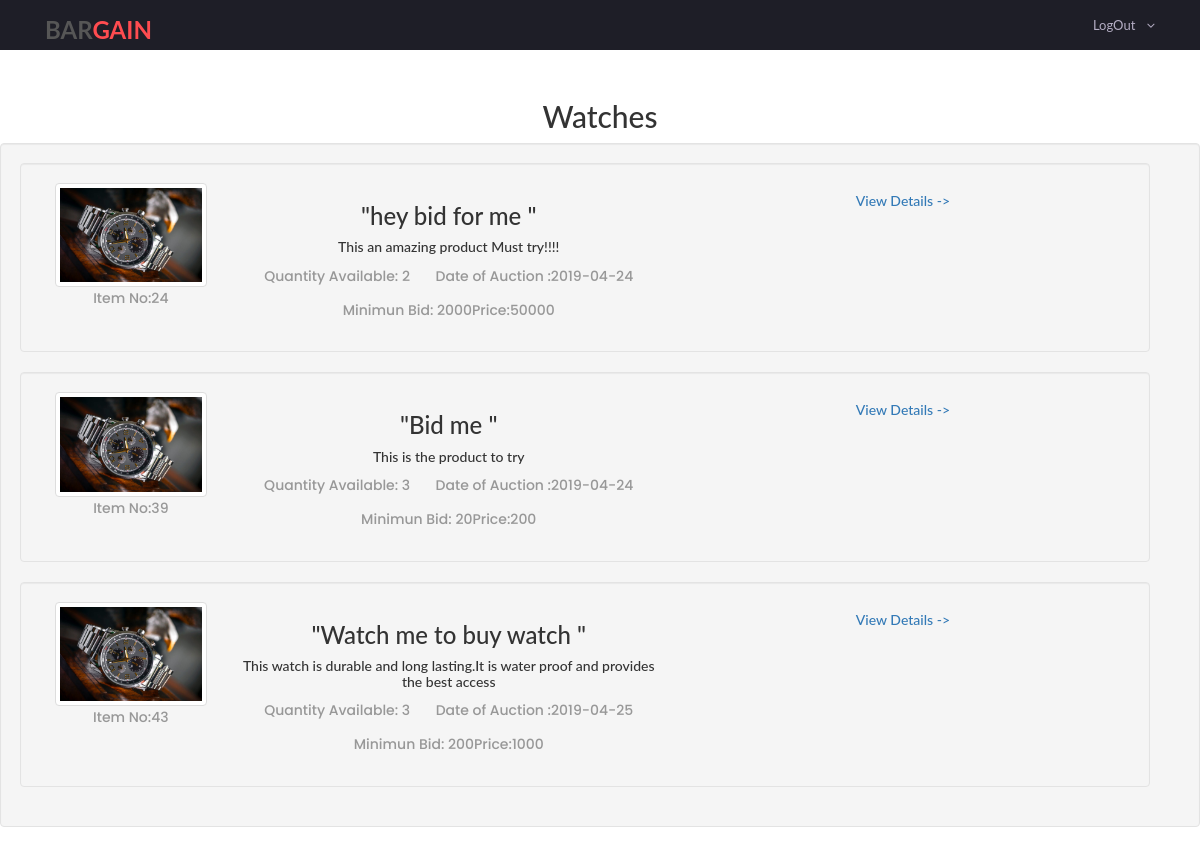
The app's page /category.php with its own data.
### tables this page shows
CREATE TABLE `additem` (
  `id` int(20) NOT NULL,
  `username` varchar(50) NOT NULL,
  `firstname` varchar(200) NOT NULL,
  `lastname` varchar(200) NOT NULL,
  `description` varchar(500) NOT NULL,
  `tagline` varchar(500) NOT NULL,
  `numberofquantity` varchar(20) NOT NULL,
  `dateofauction` date NOT NULL,
  `minbid` varchar(500) NOT NULL,
  `price` varchar(500) NOT NULL,
  `category` varchar(100) NOT NULL,
  `image1` mediumblob NOT NULL,
  `imagetxt1` mediumblob NOT NULL,
  `image2` mediumblob NOT NULL,
  `imagetxt2` mediumblob NOT NULL,
  `image3` mediumblob NOT NULL,
  `imagetxt3` mediumblob NOT NULL,
  `image4` mediumblob NOT NULL,
  `imagetxt4` mediumblob NOT NULL
);

### functions.php (called while the page is built, shortened)
<?php
class db_function
{
	public function __construct()
	{
		$this->dbname=mysqli_connect(dbhost,dbusername,dbpassword,dbname);
	}
	public function get_all_watches()
	{
		$query = "SELECT * FROM additem WHERE category='watches'";
		$result = mysqli_query($this->dbname,$query);
		$num_rows = mysqli_num_rows($result);
		if($num_rows>0) {
			while($row=@mysqli_fetch_assoc($result))
			{$data[]=$row;}
		return $data;
		}
	}
}
?>

### category.php (the view, shortened to what this page needs)
<?php
include("functions.php");
$db = new db_function();
$get_all_watches= $db->get_all_watches();
?>
<html>
<head>
<link rel="stylesheet" type="text/css" href="styles/bootstrap4/bootstrap.min.css">
<link href="plugins/font-awesome-4.7.0/css/font-awesome.min.css" rel="stylesheet" type="text/css">
<link rel="stylesheet" type="text/css" href="styles/main_styles.css">
<link rel="stylesheet" type="text/css" href="styles/responsive.css">
<link href="//netdna.bootstrapcdn.com/bootstrap/3.0.3/css/bootstrap.min.css" rel="stylesheet" id="bootstrap-css">
<link rel="stylesheet" href="https://maxcdn.bootstrapcdn.com/bootstrap/3.3.7/css/bootstrap.min.css">
<link href="//maxcdn.bootstrapcdn.com/bootstrap/3.3.0/css/bootstrap.min.css" rel="stylesheet" id="bootstrap-css">
<link href="styles/left.css" rel="stylesheet" type="text/css">
<link href="styles/img.css" rel="stylesheet" type="text/css">
<link href="gallery.css" rel="stylesheet" type="text/css">
<script src="https://maxcdn.bootstrapcdn.com/bootstrap/3.3.7/js/bootstrap.min.js"></script></head>
</head>
<body>
<div class="super_container">
	<header class="header trans_300">
		<div class="top_nav">
			<div class="container">
				<div class="row">
					<div class="col-md-6">
						<div class="logo_container">
							<a href="#">Bar<span>gain</span></a>
						</div>
					</div>
					<div class="col-md-6 text-right">
						<div class="top_nav_right">
							<ul class="top_nav_menu">
							    <li class="account">
									<a href="index.php">
										LogOut
										<i class="fa fa-angle-down"></i>
									</a>
								</li>
							</ul>
						</div>
					</div>
				</div>
			</div>
		</div>
	</header>
	<br>
	<br><br><br>
	<center><h2>Watches</h2></center>
	<div class="container well col-md-12">
		  <div class="row col-md-12">
					<center>
						<?php
						foreach($get_all_watches as $row)
						{
							$numberofquantity = $row["numberofquantity"];
							$id=$row["id"];
							$tagline=$row["tagline"];
							$description=$row["description"];
							$date =$row["dateofauction"];
							$minbid=$row["minbid"];
							$price=$row["price"];
						?>
						<div class="container well col-md-12">
							  <div class="col-md-2">
							  <img src="images/1.jpg" class="img-thumbnail" ></img>
							  <p>Item No:<?php echo $id ?></p>
							  </div>
							  <div class="col-md-5">
							  <h3>"<?php echo $tagline ?> "</h3>
							  <h5><?php echo $description ?></h5>
							  <p>Quantity Available:  <?php echo $numberofquantity?> &nbsp &nbsp &nbsp Date of Auction :<?php echo $date?> </p>
							  <p>Minimun Bid: <?php echo $minbid ?>Price:<?php echo $price ?> </p>
							  </div>
							  <div class="col-md-5">
							  <?php echo '<h5><a href="products.php?uid='.$id.'">View Details -></a></h5>';?>
							  </div>
						</div>
						<?php
						}?>
						</center>
					</div>
	</div>
</body>
</html>

### styles/main_styles.css (style rules this page uses)
* { margin: 0; padding: 0; }
body { font-family: 'Poppins', sans-serif; font-size: 14px; line-height: 23px; font-weight: 400; background: #FFFFFF; color: #1e1e27; }
div { display: block; position: relative; -webkit-box-sizing: border-box; -moz-box-sizing: border-box; box-sizing: border-box; }
ul { list-style: none; margin-bottom: 0px; }
p { font-family: 'Poppins', sans-serif; font-size: 14px; line-height: 1.7; font-weight: 500; color: #989898; -webkit-font-smoothing: antialiased; -webkit-text-shadow: rgba(0,0,0,.01) 0 0 1px; text-shadow: rgba(0,0,0,.01) 0 0 1px; }
a, a:hover, a:visited, a:active, a:link { text-decoration: none; -webkit-font-smoothing: antialiased; -webkit-text-shadow: rgba(0,0,0,.01) 0 0 1px; text-shadow: rgba(0,0,0,.01) 0 0 1px; }
h2 { font-size: 40px; }
h3 { font-size: 28px; }
h5 { font-size: 16px; }
h1, h2, h3, h4, h5, h6 { color: #282828; -webkit-font-smoothing: antialiased; -webkit-text-shadow: rgba(0,0,0,.01) 0 0 1px; text-shadow: rgba(0,0,0,.01) 0 0 1px; }
.trans_300 { -webkit-transition: all 300ms ease; -moz-transition: all 300ms ease; -ms-transition: all 300ms ease; -o-transition: all 300ms ease; transition: all 300ms ease; }
.super_container { width: 100%; }
.header { position: fixed; top: 0; left: 0; width: 100%; background: #FFFFFF; z-index: 10; }
.top_nav { width: 100%; height: 50px; background: #1e1e27; }
.account { display: inline-block; position: relative; min-width: 50px; padding-left: 20px; text-align: center; vertical-align: middle; background: #1e1e27; }
.account > a { display: block; color: #b5aec4; font-weight: 400; height: 50px; line-height: 50px; font-size: 13px; }
.account > a > i { margin-left: 8px; }
.logo_container { position: absolute; top: 50%; -webkit-transform: translateY(-50%); -moz-transform: translateY(-50%); -ms-transform: translateY(-50%); -o-transform: translateY(-50%); transform: translateY(-50%); left: 15px; }
.logo_container a { font-size: 24px; color: #565656; font-weight: 700; text-transform: uppercase; }
.logo_container a span { color: #fe4c50; }

### styles/left.css (style rules this page uses)
body { font-family: "Lato", sans-serif; }

### records on screen
additem: id "24", tagline "hey bid for me", description "This an amazing product Must try!!!!", numberofquantity "2", dateofauction "2019-04-24", minbid "2000", price "50000"
additem: id "39", tagline "Bid me", description "This is the product to try", numberofquantity "3", dateofauction "2019-04-24", minbid "20", price "200"
additem: id "43", tagline "Watch me to buy watch", description "This watch is durable and long lasting.It is water proof and provides the best access", numberofquantity "3", dateofauction "2019-04-25", minbid "200", price "1000"
